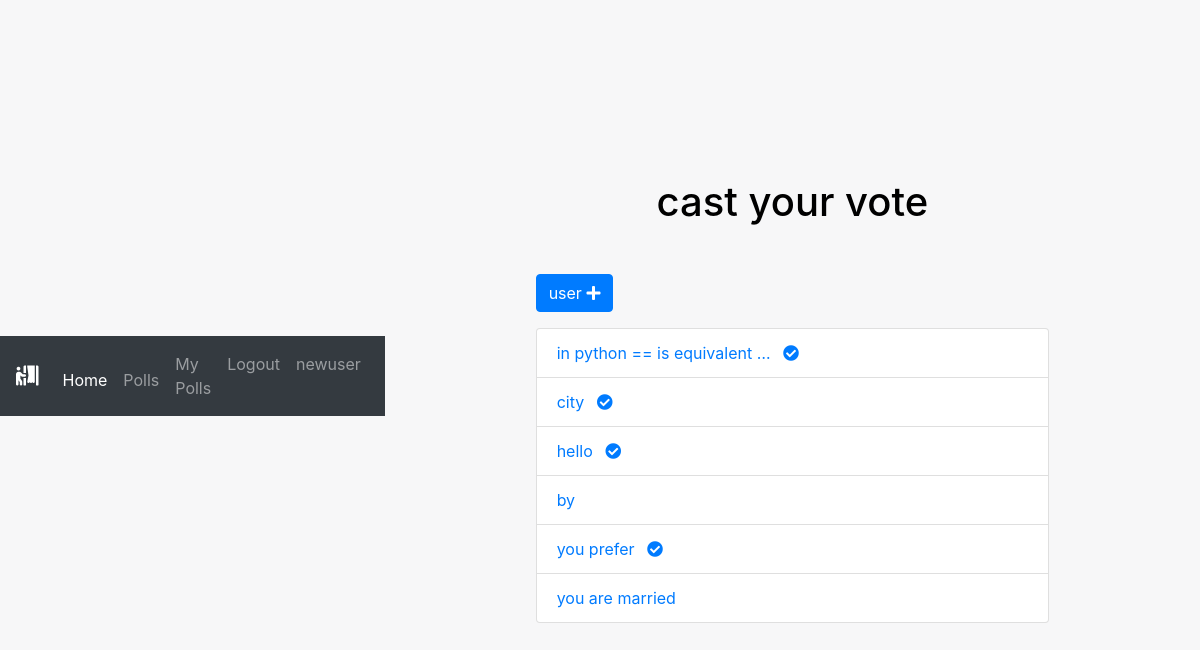
Before: /pollapp/polls/user/ (signed in) with the older database file.
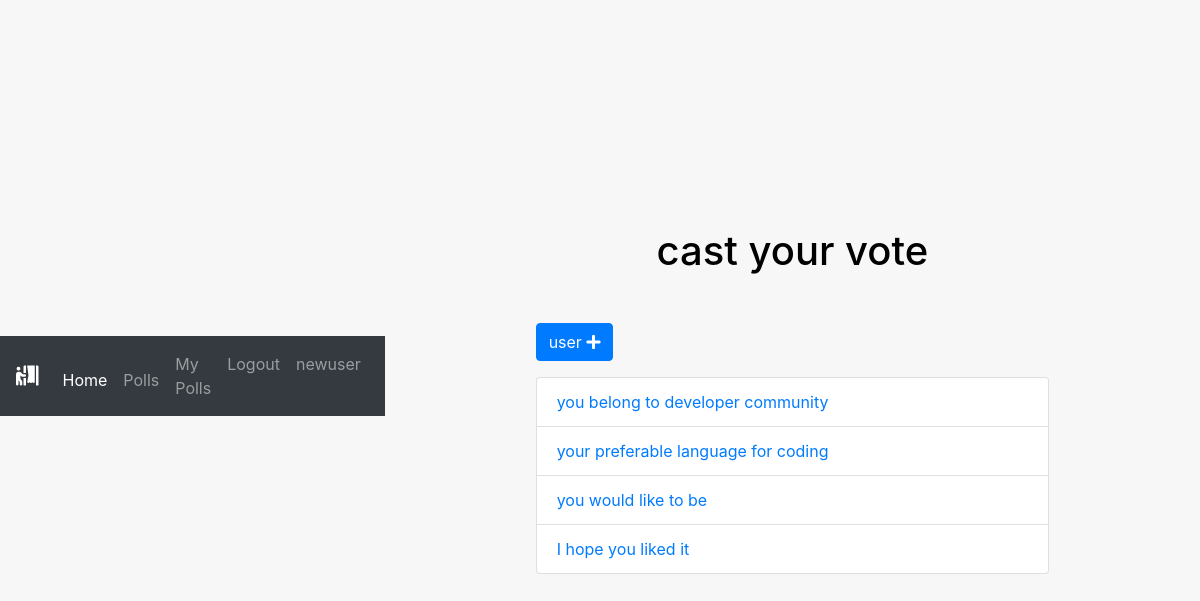
After: the same page with the newer database file.
### pollapp/models.py (models this page shows, shortened)
class Poll(models.Model):
    owner = models.ForeignKey(User, on_delete=models.CASCADE)
    text = models.TextField()
    pub_date = models.DateTimeField(default=timezone.now)
    active = models.BooleanField(default=True)
    created_at = models.DateTimeField(auto_now_add=True)

### pollapp/views.py (the view)
# urls.py: path('polls/user/', views.user_view, name='user'),
@login_required()
def user_view(request):
    all_polls = Poll.objects.all()
    search_term = ''
    if 'name' in request.GET:
         all_polls = all_polls.order_by('text')
    if 'vote' in request.GET:
        all_polls = all_polls.annotate(Count('vote')).order_by('vote__count')
    if 'search' in request.GET:
        search_term = request.GET['search']
        all_polls = all_polls.filter(text__icontains=search_term)
    paginator = Paginator(all_polls, 6)  # Show 6 contacts per page
    page = request.GET.get('page')
    polls = paginator.get_page(page)
    get_dict_copy = request.GET.copy()
    params = get_dict_copy.pop('page', True) and get_dict_copy.urlencode()
    context = {
        'polls': polls,
        'params': params,
        'search_term': search_term,
    }
    return render(request, 'polls/user_poll.html', context)

### pollapp/templates/polls/user_poll.html (shortened to what this page needs)
{% extends 'base.html' %}
 {% load static %}
{% block custom_css %}
<link rel="stylesheet" href="{% static 'css/home_style.css' %}">
{% endblock custom_css %}
{% block content %}
<div class="container">
    <div class="row">
        <div class="col-md-8 offset-sm-2">
            <h1 class="text-center mb-5">cast your vote </h1>
            <a class="btn btn-primary mb-3 float" href="{% url 'pollapp:user' %}" role="button">user <i class="fas fa-plus"></i></a>
         <ul class="list-group float-center:">
        {% for poll in polls %}
        <li class="list-group-item text-left">
        <a href="{% url 'pollapp:detail' poll.id %}">{{ poll.text|truncatewords:5 }}
                {% if not poll.active%}
                <i class="fas fa-check-circle ml-2"></i>
                {% endif %}
            </a>
        </li>
        {% endfor %}
    </ul>
</div>
</div>
</div>
{% endblock content %}

Changed rows visible on the page:
removed Poll: text "in python == is equivalent …", active False (drawn)
removed Poll: text "city", active False (drawn)
removed Poll: text "hello", active False (drawn)
removed Poll: text "by"
removed Poll: text "you prefer", active False (drawn)
removed Poll: text "you are married"
added Poll: text "you belong to developer community"
added Poll: text "your preferable language for coding"
added Poll: text "you would like to be"
added Poll: text "I hope you liked it"
